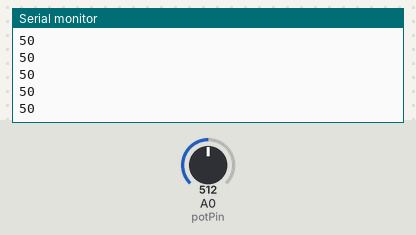
The sketch below on a simulated Arduino Uno, built with avr-gcc and run on an emulated ATmega328P. Parts: the last lines printed to the serial monitor. The inputs (shaded band) are chosen by the test bench; at power-on: A0 (potPin) = 512.

Above: at 1.2 s.
1.3 s: A0 (potPin) set to 716
At 2.1 s:
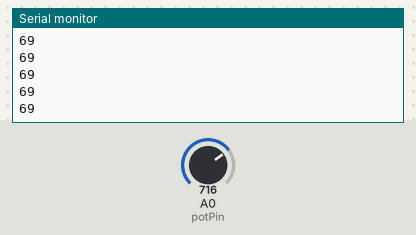
2.8 s: A0 (potPin) set to 900
At 3.9 s:
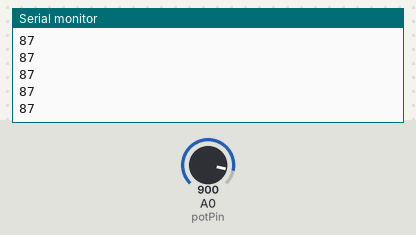
Timing chart, 0 to 5.8 s (numbered marks = the images above; inputs shaded):
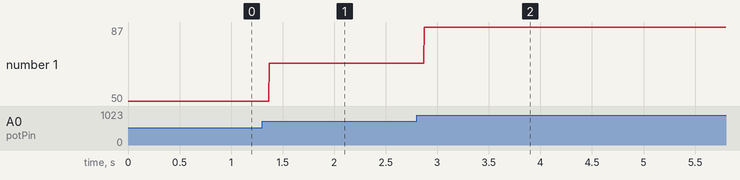

The sketch:

potenciometroMapeado.ino
```cpp
int potPin = A0;

int valorPot = 0;

//vamos a guardar la variable del nuevo
//rango del potenciometro
int potMapeado = 0;

void setup()
{
	Serial.begin(9600);
}

void loop()
{

  	valorPot = analogRead(potPin);
  	//guardamos el mapeo en la variable potMapeado
  //con la función map(); que funciona así
  //map(valorAConvertir, minimoInicial,maximoInicial,minimoFinal,maximoFinal);
  	potMapeado = map(valorPot,0,1023,0,100);

	Serial.println(potMapeado);
}
```

Measured:
- after the input at 1.3 s, the serial monitor: prints a new line after 0.07 s (image 1)
- after the input at 2.8 s, the serial monitor: prints a new line after 0.07 s (image 2)
- plotted number 1: 50 → 69 after the input at 1.3 s, 69 → 87 after the input at 2.8 s
